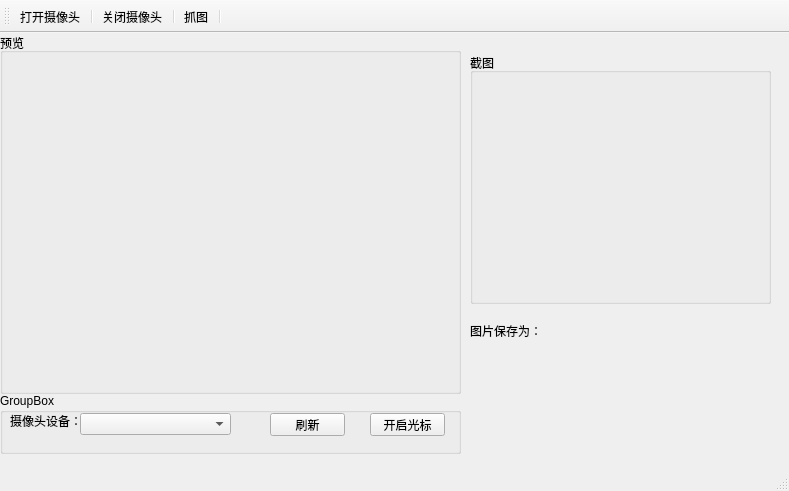
<?xml version="1.0" encoding="UTF-8"?>
<ui version="4.0">
 <class>MainWindow</class>
 <widget class="QMainWindow" name="MainWindow">
  <property name="geometry">
   <rect>
    <x>0</x>
    <y>0</y>
    <width>789</width>
    <height>491</height>
   </rect>
  </property>
  <property name="windowTitle">
   <string>MainWindow</string>
  </property>
  <widget class="QWidget" name="centralWidget">
   <widget class="QGroupBox" name="groupBox">
    <property name="geometry">
     <rect>
      <x>0</x>
      <y>0</y>
      <width>461</width>
      <height>361</height>
     </rect>
    </property>
    <property name="title">
     <string>预览</string>
    </property>
    <widget class="QCameraViewfinder" name="widget" native="true">
     <property name="geometry">
      <rect>
       <x>10</x>
       <y>20</y>
       <width>441</width>
       <height>331</height>
      </rect>
     </property>
     <widget class="QmyCursor" name="widget_2" native="true">
      <property name="geometry">
       <rect>
        <x>0</x>
        <y>0</y>
        <width>441</width>
        <height>331</height>
       </rect>
      </property>
     </widget>
    </widget>
   </widget>
   <widget class="QGroupBox" name="groupBox_2">
    <property name="geometry">
     <rect>
      <x>0</x>
      <y>360</y>
      <width>461</width>
      <height>61</height>
     </rect>
    </property>
    <property name="title">
     <string>GroupBox</string>
    </property>
    <widget class="QLabel" name="label">
     <property name="geometry">
      <rect>
       <x>10</x>
       <y>20</y>
       <width>71</width>
       <height>16</height>
      </rect>
     </property>
     <property name="text">
      <string>摄像头设备：</string>
     </property>
    </widget>
    <widget class="QComboBox" name="comboBox_camera">
     <property name="geometry">
      <rect>
       <x>80</x>
       <y>20</y>
       <width>151</width>
       <height>22</height>
      </rect>
     </property>
    </widget>
    <widget class="QPushButton" name="refresh">
     <property name="geometry">
      <rect>
       <x>270</x>
       <y>20</y>
       <width>75</width>
       <height>23</height>
      </rect>
     </property>
     <property name="text">
      <string>刷新</string>
     </property>
    </widget>
    <widget class="QPushButton" name="refresh_2">
     <property name="geometry">
      <rect>
       <x>370</x>
       <y>20</y>
       <width>75</width>
       <height>23</height>
      </rect>
     </property>
     <property name="text">
      <string>开启光标</string>
     </property>
    </widget>
   </widget>
   <widget class="QGroupBox" name="groupBox_3">
    <property name="geometry">
     <rect>
      <x>470</x>
      <y>20</y>
      <width>301</width>
      <height>251</height>
     </rect>
    </property>
    <property name="title">
     <string>截图</string>
    </property>
    <widget class="QLabel" name="label_capture">
     <property name="geometry">
      <rect>
       <x>10</x>
       <y>10</y>
       <width>281</width>
       <height>241</height>
      </rect>
     </property>
     <property name="text">
      <string/>
     </property>
    </widget>
   </widget>
   <widget class="QLabel" name="label_imageinfo">
    <property name="geometry">
     <rect>
      <x>470</x>
      <y>290</y>
      <width>301</width>
      <height>16</height>
     </rect>
    </property>
    <property name="text">
     <string>图片保存为：</string>
    </property>
   </widget>
  </widget>
  <widget class="QMenuBar" name="menuBar">
   <property name="geometry">
    <rect>
     <x>0</x>
     <y>0</y>
     <width>789</width>
     <height>23</height>
    </rect>
   </property>
  </widget>
  <widget class="QToolBar" name="mainToolBar">
   <attribute name="toolBarArea">
    <enum>TopToolBarArea</enum>
   </attribute>
   <attribute name="toolBarBreak">
    <bool>false</bool>
   </attribute>
   <addaction name="action_open"/>
   <addaction name="separator"/>
   <addaction name="action_close"/>
   <addaction name="separator"/>
   <addaction name="action_capture"/>
   <addaction name="separator"/>
  </widget>
  <widget class="QStatusBar" name="statusBar"/>
  <action name="action_open">
   <property name="text">
    <string>打开摄像头</string>
   </property>
  </action>
  <action name="action_close">
   <property name="text">
    <string>关闭摄像头</string>
   </property>
  </action>
  <action name="action_capture">
   <property name="text">
    <string>抓图</string>
   </property>
  </action>
 </widget>
 <layoutdefault spacing="6" margin="11"/>
 <customwidgets>
  <customwidget>
   <class>QCameraViewfinder</class>
   <extends>QWidget</extends>
   <header location="global">qcameraviewfinder.h</header>
   <container>1</container>
  </customwidget>
  <customwidget>
   <class>QmyCursor</class>
   <extends>QWidget</extends>
   <header location="global">qcameraviewfinder.h</header>
   <container>1</container>
  </customwidget>
 </customwidgets>
 <resources/>
 <connections/>
</ui>
